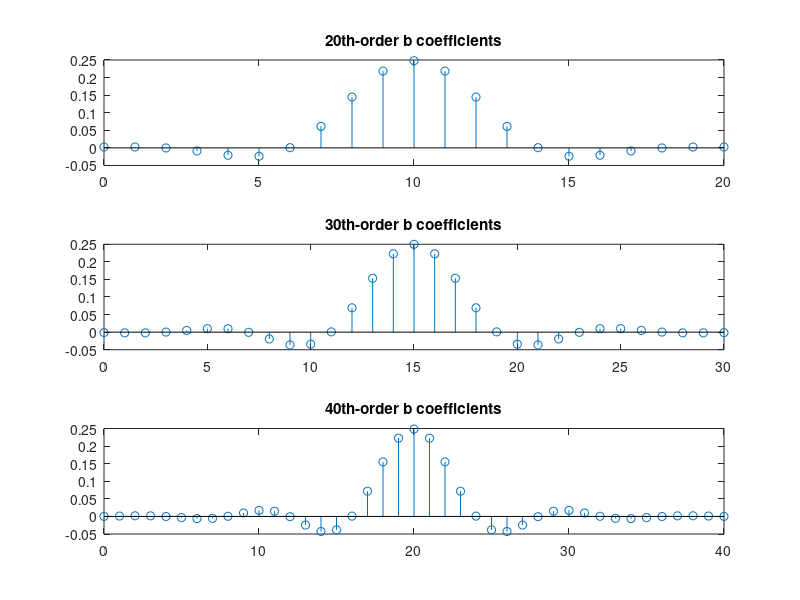

Source code (MATLAB): (Note: this script raises an error after producing the figure.)
%% Clear environment
clc
clear all
close all

%% Filter
Fc=1000; %Cutoff frequency
Fs=8000; %Sampling frequency

%FIR Low Pass Filters(LPF) with different orders
b1= fir1(20,Fc/(Fs/2),'low'); %20th-order
b2= fir1(30,Fc/(Fs/2),'low'); %30th-order
b3= fir1(40,Fc/(Fs/2),'low'); %40th-order

%% Plots
figure %Filter coefficients for each order bk vs k
subplot(3,1,1)
stem(0:length(b1)-1,b1); %20th-order
title("20th-order b coefficients")
subplot(3,1,2)
stem(0:length(b2)-1,b2);  %30th-order
title("30th-order b coefficients") %20th-order 
subplot(3,1,3)
stem(0:length(b3)-1,b3); %40th-order
title("40th-order b coefficients") %20th-order 

fvtool(b1,1,b2,1,b3,1);
legend("20th-order","30th-order","40th-order")